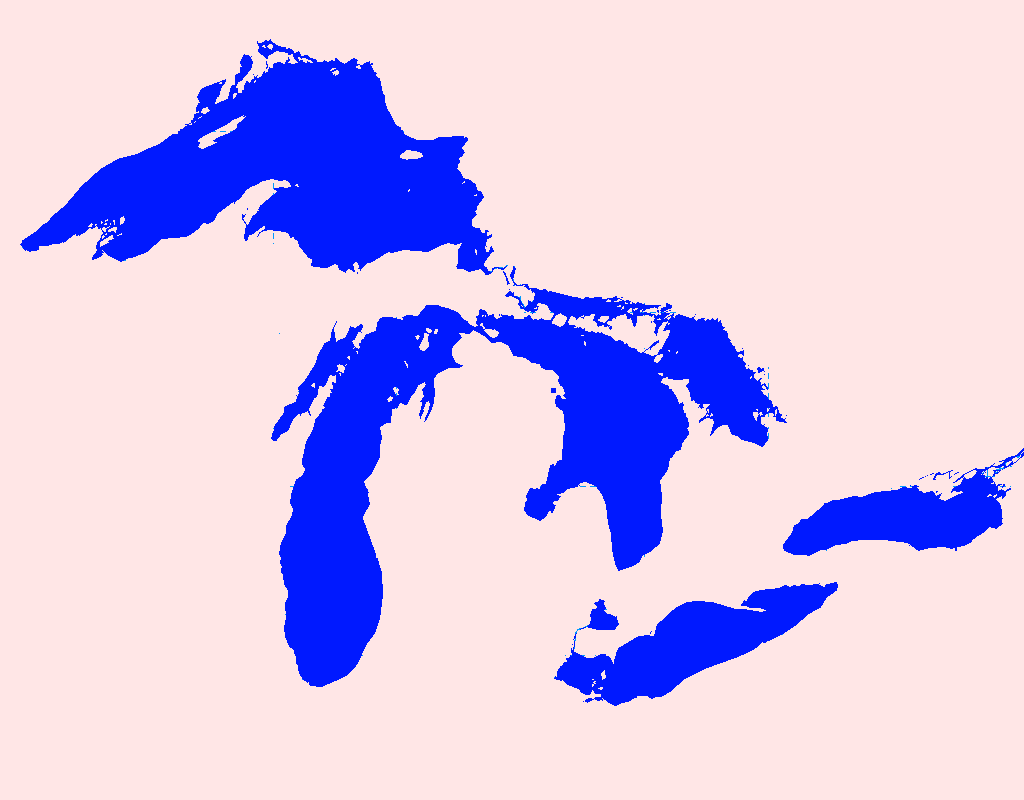
%> input picture great_lakes_blank.png, 1024 x 800 px
$ octave GreatLakesTemp.m   (GNU Octave 9; MATLAB toolbox functions it lacks are replaced by stand-ins)
%> lines starting %> are read from the running program, lines starting %| are printed output that depends on the picture; in (x1, y1, x2, y2) boxes, pixels count from 0 and x2, y2 are one past the last pixel; in counts of white or black regions, pixels touching at a corner belong together; the program's own positions count from 1
### crop_img.m
function [cropped_img] = crop_img(img, rowsVector, columnsVector)
%% 1. "Crop" the image by only selecting the section to keep based on the rows and columns vectors

toprow = rowsVector(1);
bottomrow = rowsVector(2);

topcol = columnsVector(1);
bottomcol = columnsVector(2);

cropped_img = img(toprow:bottomrow,topcol:bottomcol,:);

end

% cropped_img = crop_img(img, [10 50], [35 100]);

### GreatLakesTemp.m
clear; clc; close all;

%% Image Coloring


img = imread('great_lakes_blank.png');
%> img is the input picture: size 800x1024x3 uint8; mean R, G, B 208.7, 192.8, 234.5
img_hsv = rgb2hsv(img);
%> img_hsv: size 800x1024x3 double; mean H, S, V 0.118, 0.262, 1
hue = img_hsv(:,:,1);
sat = img_hsv(:,:,2);
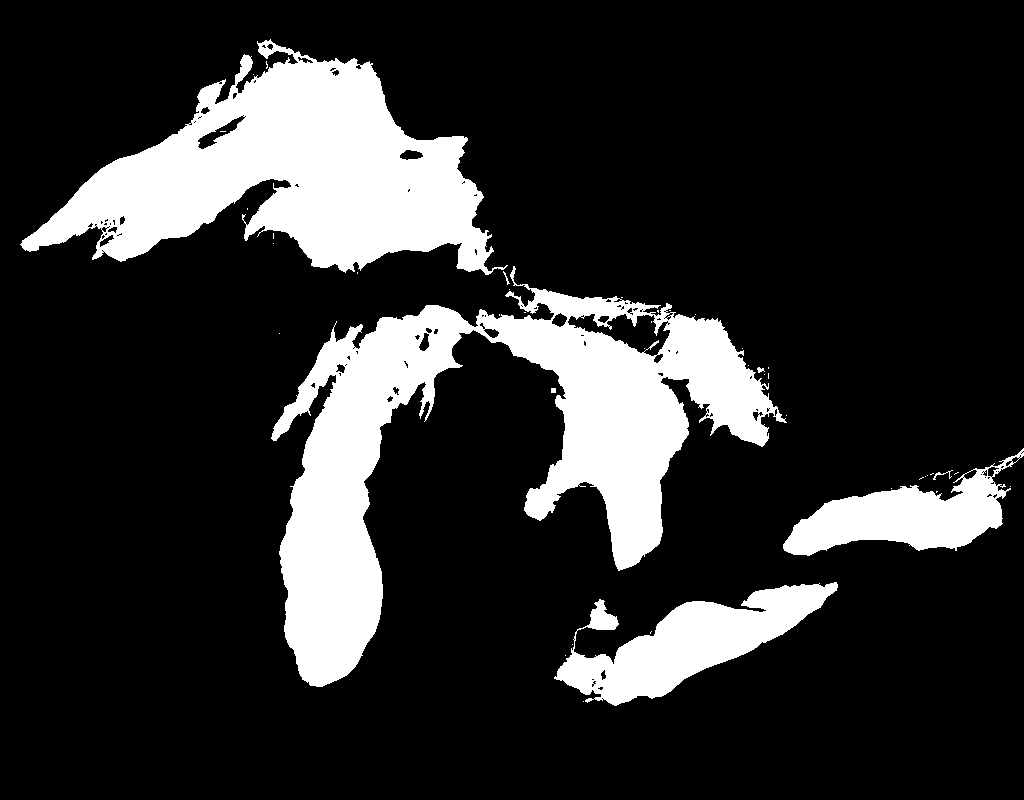
%> sat: size 800x1024 double; values 0.098 (black) and 1 (white), 18.2% white; 43 white regions (35 under 20 px), largest, box (x1, y1, x2, y2) and area: (271, 266, 787, 687) 68955, (20, 39, 508, 275) 54237, (554, 582, 838, 706) 14516
val = img_hsv(:,:,3);
%> val: size 800x1024 double; every value is 1


sat(:,:) = 1;
val(:,:) = 1;

load('great_lakes_temps.mat');

land = temps == -999; %changing land values
hue(land) = 0.8;
%> hue: size 800x1024 double; values 0.65 (black) and 0.8 (white), 81.9% white; 38 black regions (29 under 20 px), largest, box (x1, y1, x2, y2) and area: (271, 266, 787, 687) 68848, (20, 39, 507, 275) 54209, (554, 582, 838, 706) 13903
sat(land) = 0.2;
val(land) = 0.8;

water = temps ~= -999;%changing water values
hue(water) = 0.7 - 0.7 .* ((temps(water) - 6) ./ 18);
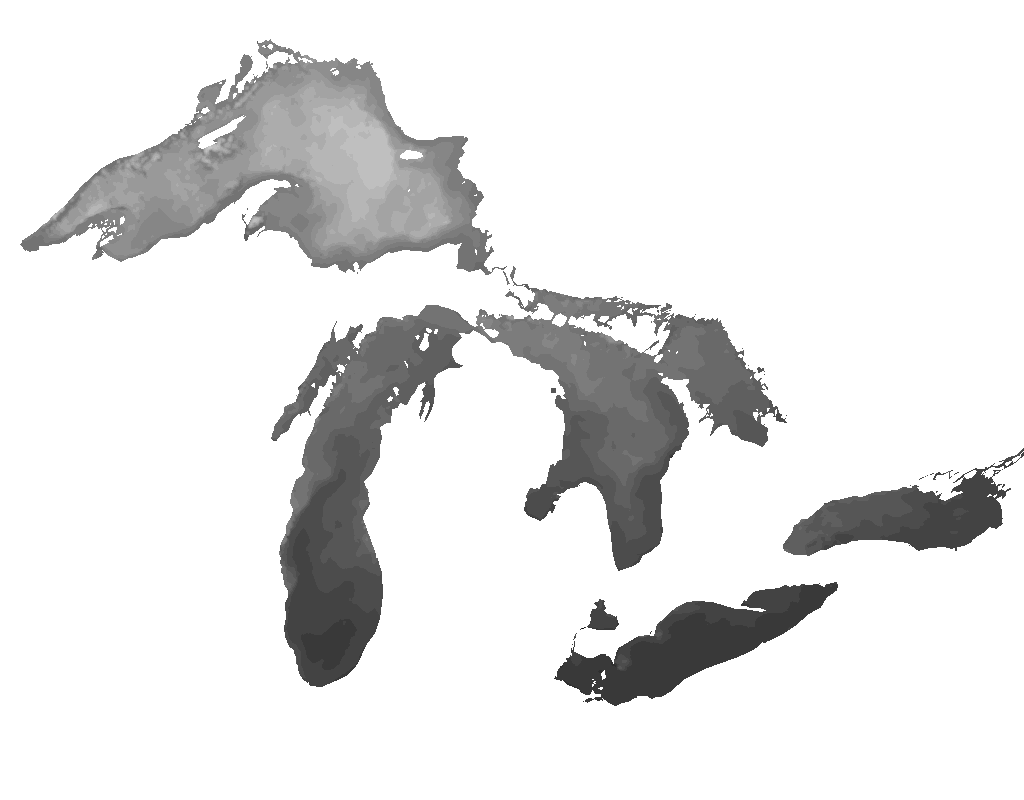
%> hue: size 800x1024 double; min -0.233, max 0.8, mean 0.695; drawn with min black and max white
sat(water) = 1;
val(water) = 1;

img_hsv(:,:,1) = hue;
img_hsv(:,:,2) = sat;
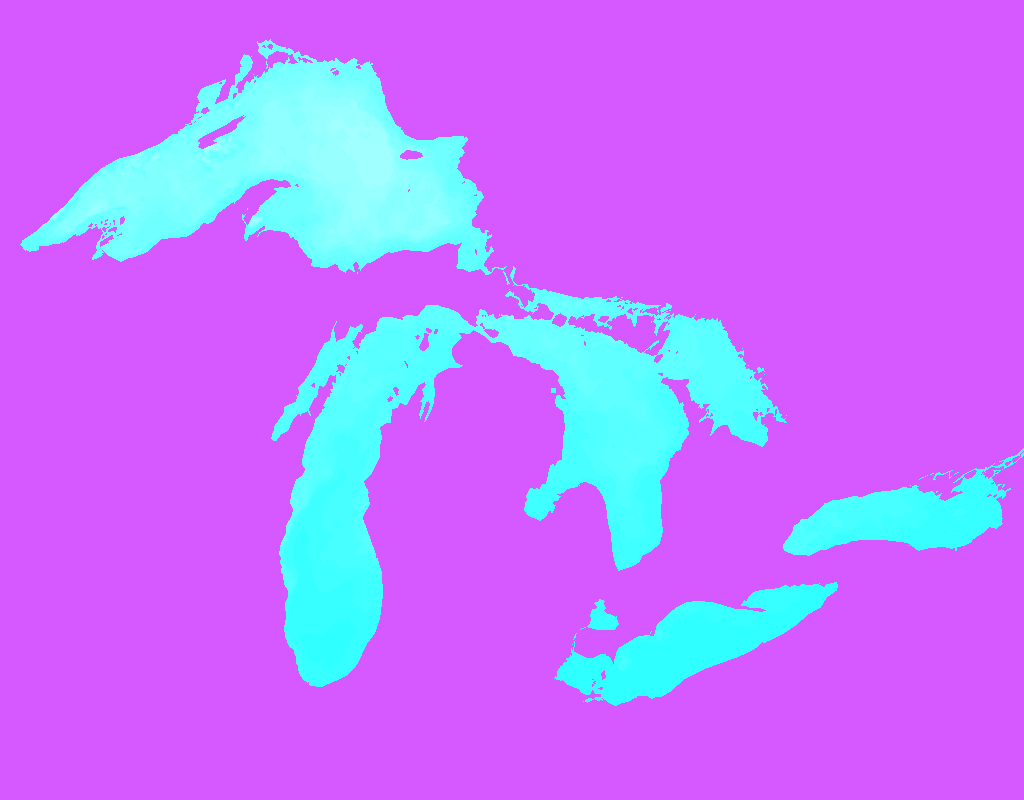
%> img_hsv: size 800x1024x3 double; mean R, G, B 0.695, 0.345, 1; drawn with min black and max white
img_hsv(:,:,3) = val;
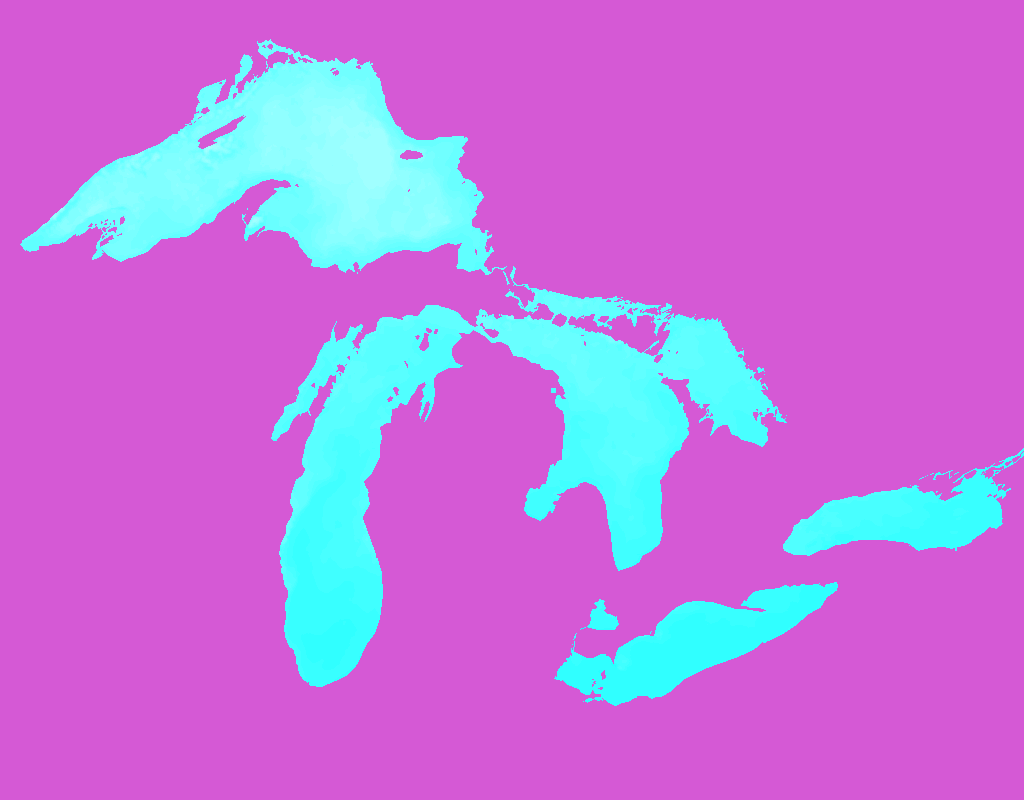
%> img_hsv: size 800x1024x3 double; mean R, G, B 0.695, 0.345, 0.836; drawn with min black and max white

imgnew = hsv2rgb(img_hsv);
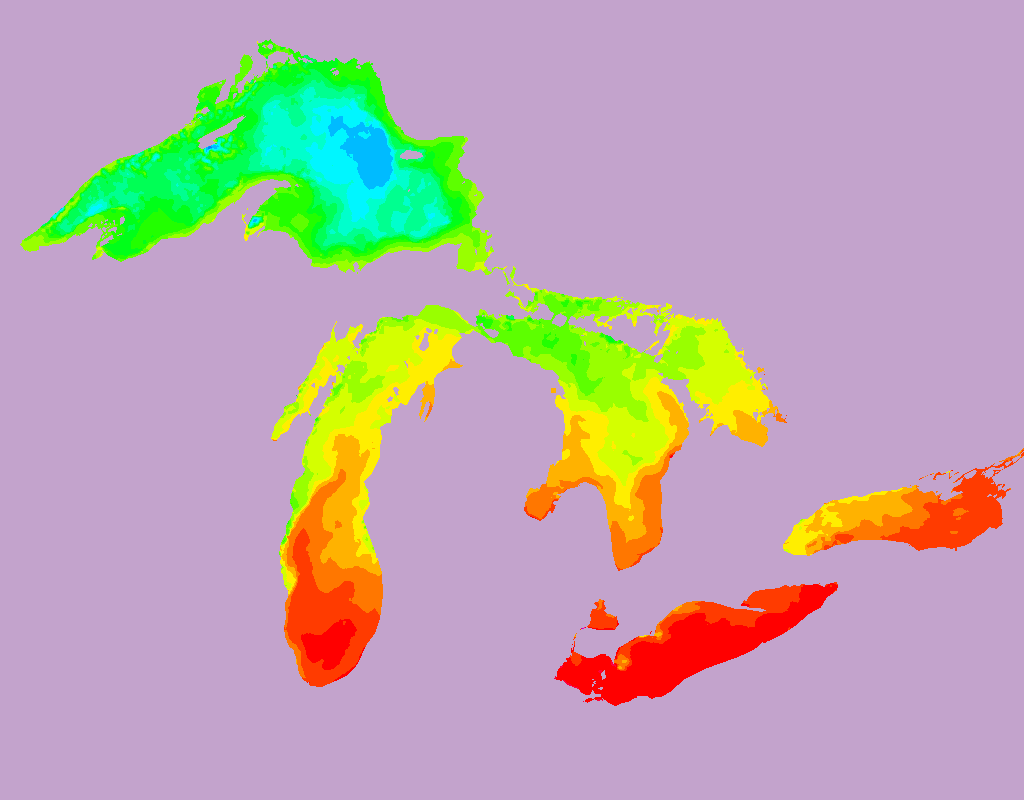
%> imgnew: size 800x1024x3 double; mean R, G, B 0.738, 0.663, 0.679
imshow(imgnew)
% Done! Be sure to place your .png file in the lab worksheet

%% Image Cropping (call crop_img function)

cropped_img = crop_img(imgnew, [300 700], [250 490]);
%> in crop_img, `cropped_img = img(toprow:bottomrow,topcol:bottomcol,:);`:
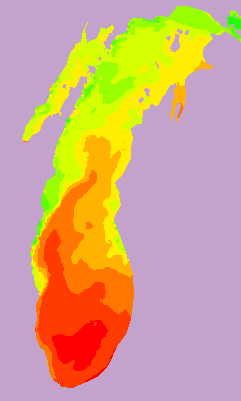
%> cropped_img: size 401x241x3 double; mean R, G, B 0.819, 0.66, 0.521
imshow(cropped_img)


% Done! Be sure to place your .png file in the lab worksheet
